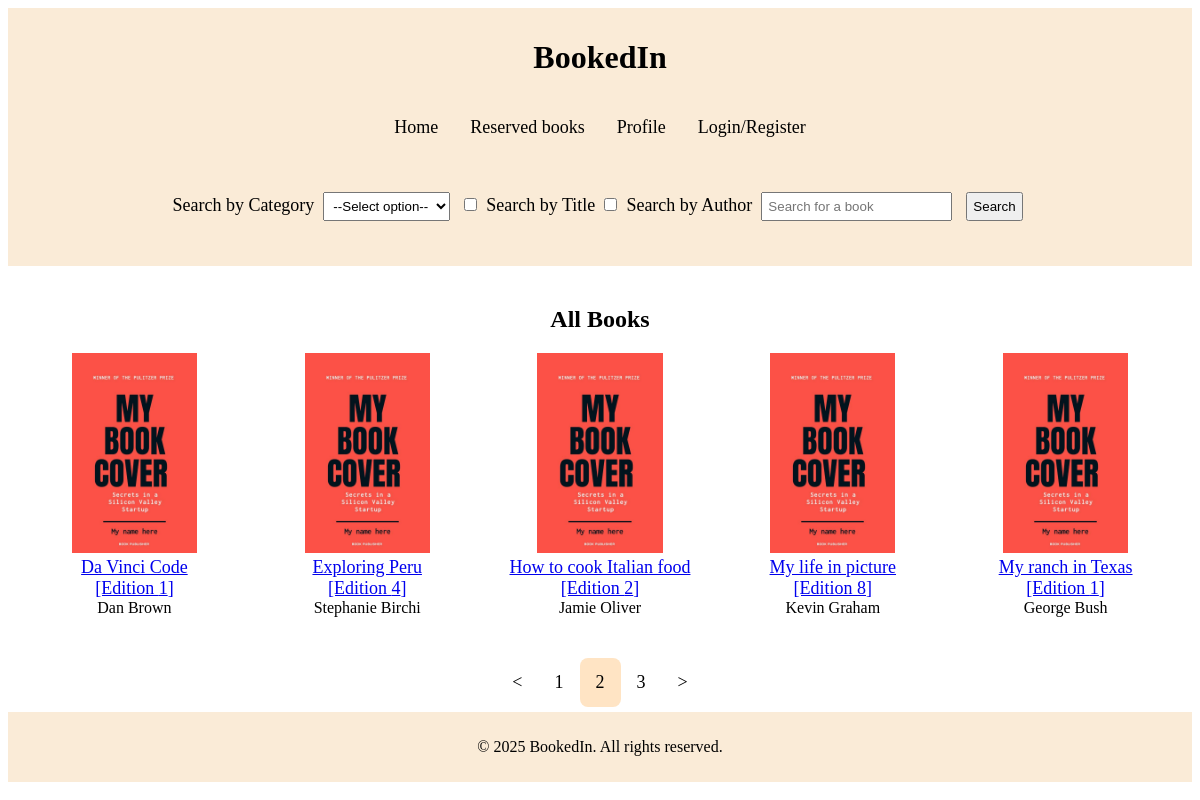
The app's page /pages/index.php?page=2 with its own data.
### tables this page shows
CREATE TABLE Books
(
    ISBN        VARCHAR(15) NOT NULL PRIMARY KEY,
    BookTitle   VARCHAR(25) NOT NULL,
    Author      VARCHAR(20),
    Edition     CHAR(1),
    Year        INT,
    CategoryID  CHAR(3),
    FOREIGN KEY (CategoryID) REFERENCES Categories(CategoryID)
);

### pages/index.php (the view, shortened to what this page needs)
<?php
include "includes/header.php";
if (!isset ($_GET['page']) ) {
    $_SESSION['params'] = $_GET;
    $_SESSION['params']['page'] = 1;
    $_SESSION['url'] = $_SERVER['PHP_SELF'] . '?' . http_build_query($_SESSION['params']);
    header("Location: " . $_SESSION['url']);
    exit();
} else {
    $page = $_GET['page'];
}
$limit = 5;
$start = ($page-1) * $limit;
$sql = "SELECT * FROM Books ORDER BY BookTitle LIMIT $start, $limit";
$result = $conn -> query($sql);
$count_sql = "SELECT COUNT(*) AS Total FROM Books";
$count_result = $conn -> query($count_sql);
$total_rows = $count_result -> fetch_assoc();
$book_num = $total_rows['Total'];
$total_page = ceil($book_num/$limit);
?>
<div class='display'>
    <h2>All Books</h2>
    <div class="book_grid">
        <?php
            while ($row = $result -> fetch_assoc()) {
                echo "<div class='book'>";
                echo '<img src="../images/template.png" alt="Book Template" height="200"><br>';
                echo "<a href='book_info.php?isbn={$row['ISBN']}'> {$row['BookTitle']}<br>[Edition {$row['Edition']}]</a><br>";
                echo "{$row['Author']}</p>";
                echo "</div>";
            }
        ?>
    </div>
</div>
<?php
$last_page = $_SERVER['PHP_SELF'] . '?' . http_build_query($_SESSION['params']);
$next_page = $_SERVER['PHP_SELF'] . '?' . http_build_query($_SESSION['params']);
echo '<div class="pagination">';
echo '<ul>';
$disabledAttr = ($page == 1) ? 'class = "disabled"' : '';
echo "<li $disabledAttr><a href='$last_page'>" . '<' . "</a></li>";
for ($i = 1; $i <= $total_page; $i++) {
    $url = $_SERVER['PHP_SELF'] . '?' . http_build_query($_SESSION['params']);
    if($i == $page) {
        $page_link = "<li class='current_page'><a href='$url'>$i</a></li>";
    } else {
        $page_link = "<li><a href='$url'>$i</a></li>";
    }
    echo $page_link;
}
$disabledAttr2 = ($page == $total_page) ? 'class = "disabled"' : '';
echo "<li $disabledAttr2><a href='$next_page'>" . '>' . "</a></li>";
echo '</ul>';
echo '</div>';
include "includes/footer.php";?>

### css/style.css (style rules this page uses)
a, label { font-size: large; }
h2 { font-size: x-large; }
body { text-align: center; }
.display, form { padding: 10px; }
ul { list-style-type: none; margin: 0; padding: 0; }
ul li { float: left; }
ul li a { display: block; color: black; text-align: center; padding: 14px 16px; text-decoration: none; }
.display label, .display, .books_num { margin: 10px; }
.book_grid { display: grid; gap: 20px; grid-template-columns: repeat(auto-fit, minmax(200px, 1fr)); }
.pagination { display: flex; justify-content: center; padding: 5px; }
.current_page { background-color: bisque; border-radius: 8px; }

### records on screen
books: BookTitle "Da Vinci Code", Edition "1", Author "Dan Brown"
books: BookTitle "Exploring Peru", Edition "4", Author "Stephanie Birchi"
books: BookTitle "How to cook Italian food", Edition "2", Author "Jamie Oliver"
books: BookTitle "My life in picture", Edition "8", Author "Kevin Graham"
books: BookTitle "My ranch in Texas", Edition "1", Author "George Bush"
